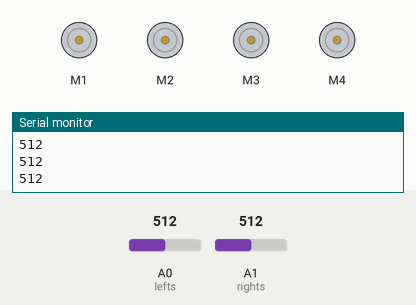
This sketch was run on a simulated Arduino Uno, built with avr-gcc and run on an emulated ATmega328P. On the bench: 4 × DC motor (green arrow = forward, orange = backward, longer = faster), the last lines printed to the serial monitor. The inputs (shaded band) are chosen by the test bench; at power-on: A0 (lefts) = 512, A1 (rights) = 512.

Above: at 1.2 s.
1.3 s: A0 (lefts) set to 359
2.8 s: A0 (lefts) set to 336
At 4.0 s:
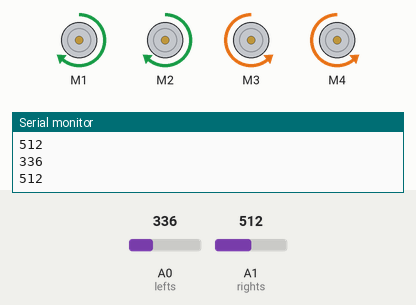
4.3 s: A1 (rights) set to 364
5.8 s: A1 (rights) set to 335
At 6.7 s:
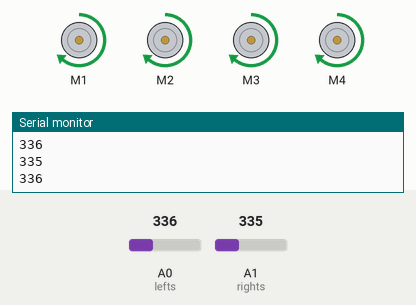
7.3 s: A0 (lefts) set to 360
At 7.7 s:
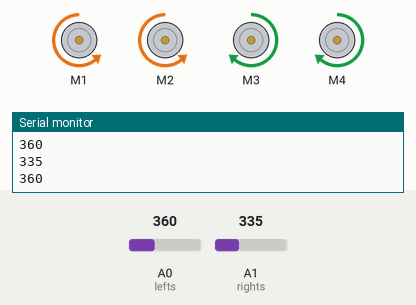
8.8 s: A0 (lefts) set to 340
At 10.0 s:
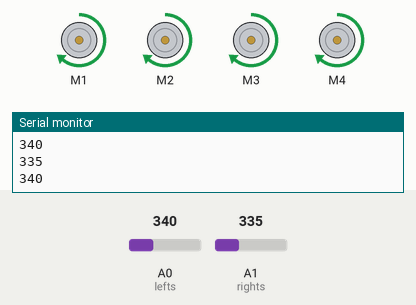
Timing chart, 0 to 11.3 s (numbered marks = the images above; inputs shaded):
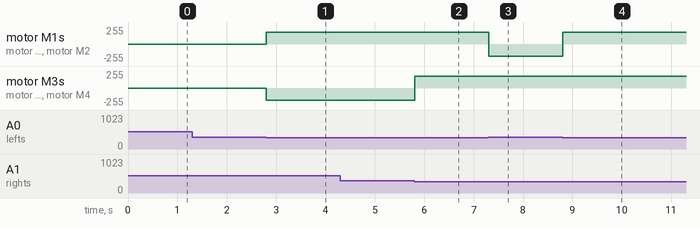

Measured:
- the behaviour switches between 351 and 350 on A0 (lefts) (found by bisection; images 0 and 1)
- the behaviour switches between 351 and 350 on A1 (rights) (found by bisection; images 1 and 2)
- after the input at 2.8 s, motor M1, motor M2: stopped → forward 180/255 at once; motor M3, motor M4: stopped → backward 180/255 at once
- after the input at 5.8 s, motor M3, motor M4: backward 180/255 → forward 180/255 at once
- after the input at 7.3 s, motor M1, motor M2: forward 180/255 → backward 180/255 at once
- after the input at 8.8 s, motor M1, motor M2: backward 180/255 → forward 180/255 at once

The sketch:

ARDUINO_LINE_FOLLOWING_CAR.ino
```cpp
#include <AFMotor.h>

#define lefts A0
#define rights A1

AF_DCMotor motor1(1, MOTOR12_1KHZ);
AF_DCMotor motor2(2, MOTOR12_1KHZ);
AF_DCMotor motor3(3, MOTOR34_1KHZ);
AF_DCMotor motor4(4, MOTOR34_1KHZ);


void setup() {
  motor1.setSpeed(180);
  motor2.setSpeed(180);
  motor3.setSpeed(180);
  motor4.setSpeed(180);
  pinMode(lefts,INPUT);
  pinMode(rights,INPUT);
  Serial.begin(9600);

}

void loop(){
  Serial.println(analogRead(lefts));
  Serial.println(analogRead(rights));
  if(analogRead(lefts)<=350 && analogRead(rights)<=350){
    motor1.run(FORWARD);
    motor2.run(FORWARD);
    motor3.run(FORWARD);
    motor4.run(FORWARD);
  }
  else if(analogRead(lefts)<=350 && !analogRead(rights)<=350){
    motor1.run(FORWARD);
    motor2.run(FORWARD);
    motor3.run(BACKWARD);
    motor4.run(BACKWARD);

  }
  else if(!analogRead(lefts)<=350 && analogRead(rights)<=350){
    motor1.run(BACKWARD);
    motor2.run(BACKWARD);
    motor3.run(FORWARD);
    motor4.run(FORWARD);

  }
  else if(!analogRead(lefts)<=350 && !analogRead(rights)<=350){
    motor1.run(RELEASE);
    motor2.run(RELEASE);
    motor3.run(RELEASE);
    motor4.run(RELEASE);

  }

}
```
